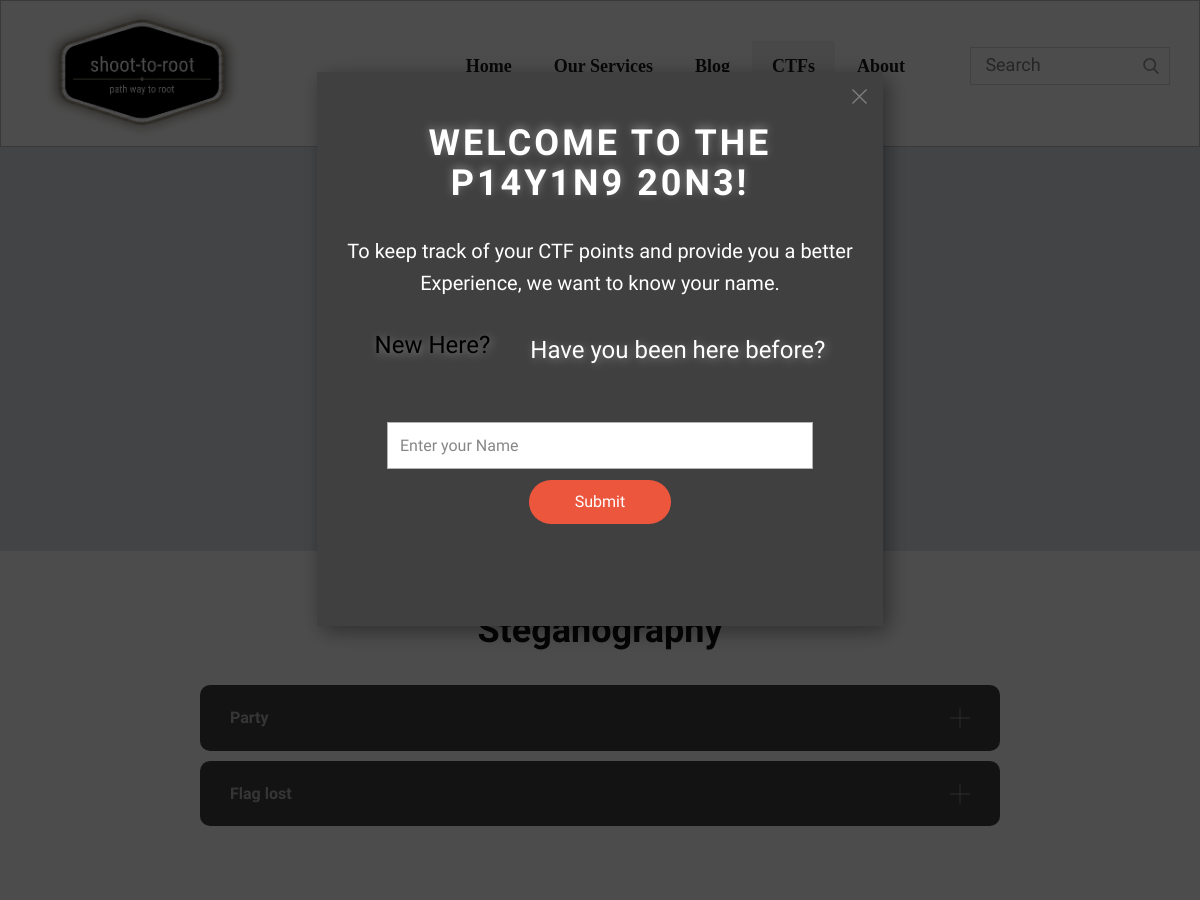
The app's page /ctfs.html (upper part), older data.
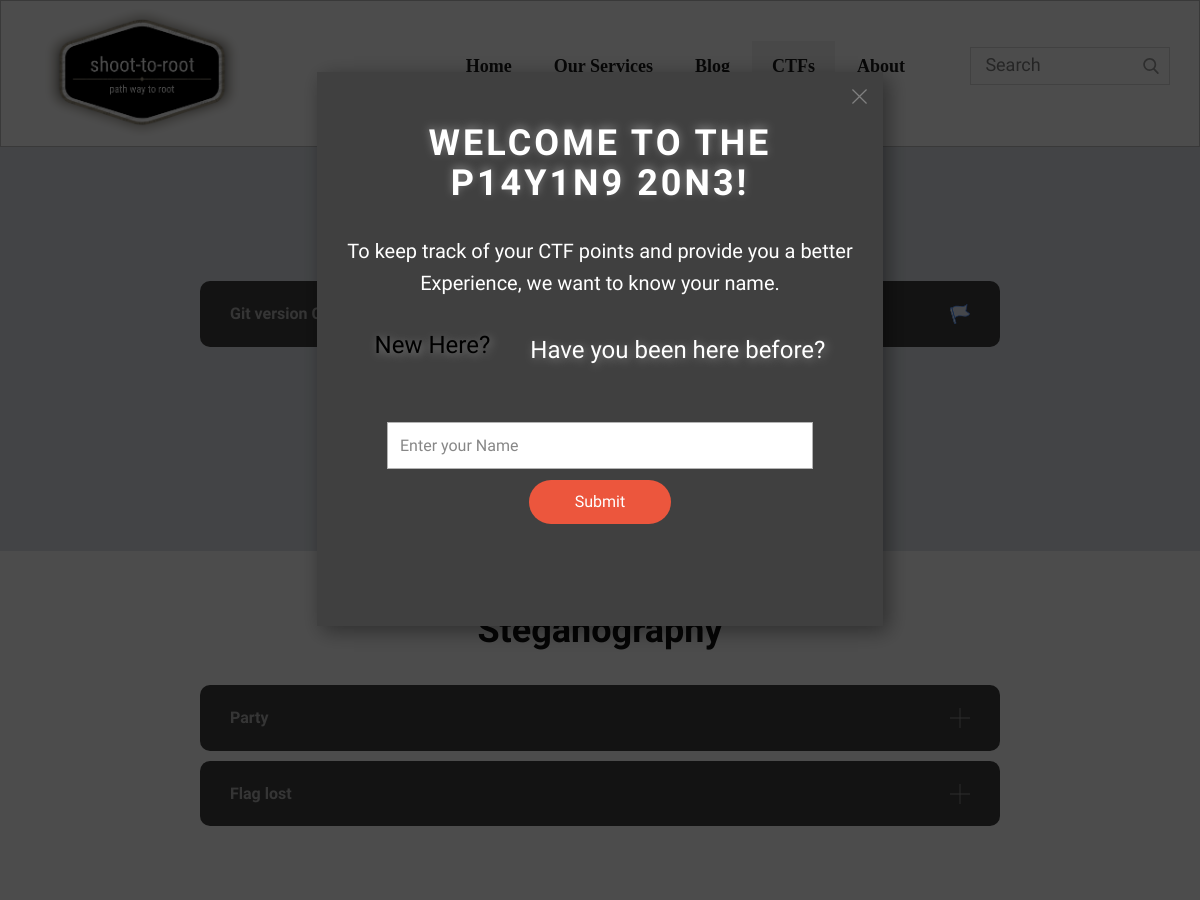
The same page, newer data.
### shoot_to_root/models.py (models this page shows, shortened)
class CTF(models.Model):
	cate=models.CharField(max_length=100)
	title=models.CharField(max_length=100)
	index=models.IntegerField(default=0)
	flag=models.TextField(max_length=100,default='')
	description=models.TextField()
	timestamp=models.DateTimeField(default=timezone.now)
	file=models.FileField(upload_to='',null=True)

### shoot_to_root/views.py (the view)
# urls.py: path('ctfs.html',CTFList.as_view(),name='ctf-list'),
class CTFList(ListView):
	model=CTF

### shoot_to_root/templates/shoot_to_root/ctf_list.html (shortened to what this page needs)
{% extends 'ctfs.html'%}

### shoot_to_root/templates/ctfs.html (shortened to what the changed rows need)
{% load static %}
<!DOCTYPE html>
<html style="font-size: 16px;">
  <head>
    <link rel="stylesheet" href="{% static '/css/nicepagebase.css' %}" media="screen">
<link rel="stylesheet" href="{% static '/css/CTFs.css' %}" media="screen">
  </head>
  <body class="u-body">
    <section class="u-align-center u-clearfix u-custom-color-2 u-section-1" id="sec-a7fd">
      <div class="u-clearfix u-sheet u-sheet-1">
        <h2 class="u-text u-text-1">
        <h2 class="u-text u-text-1">Misc</h2>
        </h2>
        <div class="u-accordion u-spacing-10 u-accordion-1">
        	{% for i in object_list %}
          {% if i.cate == "Misc" %}
          <div class="u-accordion-item">
            <a class="u-accordion-link u-active-grey-75 u-button-style u-grey-75 u-hover-grey-70 u-radius-10 u-text-active-white u-text-grey-30 u-text-hover-white u-accordion-link-2" id="link-accordion-4c47" aria-controls="accordion-4c47" aria-selected="false">
              <span class="u-accordion-link-text">{{i.title}}</span><span class="u-accordion-link-icon u-icon u-icon-3"><svg class="u-svg-link" preserveAspectRatio="xMidYMin slice" viewBox="0 0 60 60" style=""><use xlink:href="#svg-3d8d"></use></svg></span>
            </a>
          </div>
          {% endif %}
        {% endfor %}
        </div>
      </div>
    </section>
    <section class="u-align-center u-clearfix u-white u-section-2" id="sec-032c">
      <div class="u-clearfix u-sheet u-sheet-1">
        <h2 class="u-text u-text-1">Steganography</h2>
        <div class="u-accordion u-spacing-10 u-accordion-1">
        	{% for i in object_list %}
          {% if i.cate == "Steganography" %}
          <div class="u-accordion-item">
            <a class="u-accordion-link u-active-grey-75 u-button-style u-grey-75 u-hover-grey-70 u-radius-10 u-text-active-white u-text-grey-30 u-text-hover-white u-accordion-link-2" id="link-accordion-4c47" aria-controls="accordion-4c47" aria-selected="false">
              <span class="u-accordion-link-text">{{i.title}}</span><span class="u-accordion-link-icon u-icon u-text-grey-40 u-icon-3"><svg class="u-svg-link" preserveAspectRatio="xMidYMin slice" viewBox="0 0 42 42" style=""><use xlink:href="#svg-9d52"></use></svg></span>
            </a>
          </div>
          {% endif %}
        {% endfor %}
        </div>
      </div>
    </section>
  <section class="u-align-center u-black u-clearfix u-container-style u-dialog-block u-opacity u-opacity-70 u-section-5" id="sec-73c3">
      <div class="u-container-style u-dialog u-grey-75 u-shape-rectangle u-dialog-1">
        <div class="u-container-layout u-container-layout-1">
          <h2 class="u-align-center u-text u-text-1">Welcome To the<br>p14y1n9 20n3!
          </h2>
        </div>
      </div></div>
    </section>
</body>
</html>

Row changes from the older to the newer data that the page shows:
added CTF: title "Git version Control"
